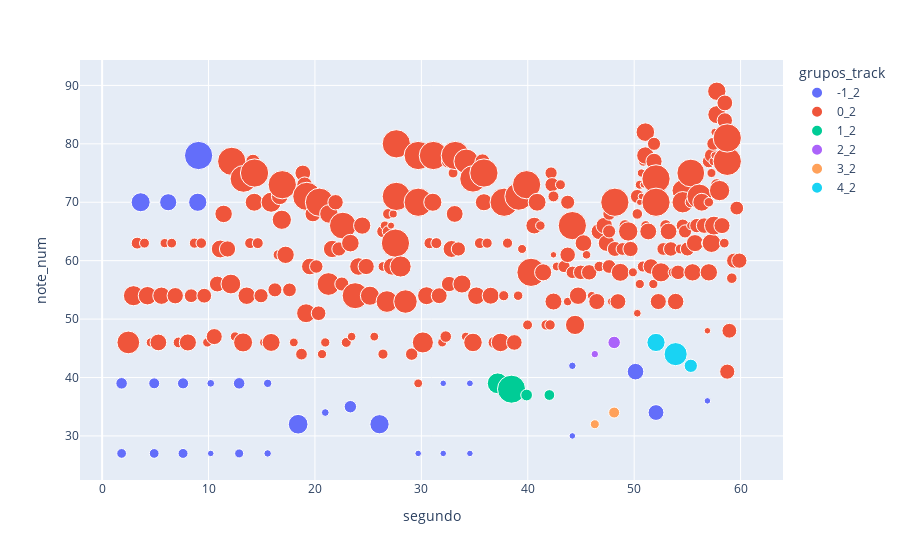

Write notebook code for a chart like this one.
### Code cell
## Poltea las notas en el tiempo

import plotly.express as px

fig = px.scatter(data_frame = tema_df[mask_tiempo_from & mask_tiempo_to], x = "segundo", y = "note_num",
                 size = "duration", color = "grupos_track", opacity = 1, color_discrete_sequence=None)

fig.show()

### Figure 1 — Plotly figure (JSON) as saved in the notebook; plotly's stock layout.template omitted (floating-point values rounded to 4 significant figures; data arrays with more than 128 entries replaced by an {"elided": "..."} marker saying what was removed)
{"data": [{"hovertemplate": "grupos_track=-1_2<br>segundo=%{x}<br>note_num=%{y}<br>duration=%{marker.size}<extra></extra>", "legendgroup": "-1_2", "marker": {"color": "#636efa", "opacity": 1, "size": [31, 22, 84, 28, 22, 68, 29, 23, 77, 185.6, 14, 10, 31, 19, 16, 13, 90, 14, 36, 86, 10, 10, 10, 11, 10, 13, 10, 64, 58, 10], "sizemode": "area", "sizeref": 0.464, "symbol": "circle"}, "mode": "markers", "name": "-1_2", "showlegend": true, "type": "scatter", "x": [1.831, 1.831, 3.62, 4.893, 4.893, 6.209, 7.605, 7.605, 8.986, 9.066, 10.21, 10.21, 12.88, 12.88, 15.56, 15.56, 18.42, 20.97, 23.33, 26.07, 29.7, 32.06, 32.06, 34.56, 34.56, 44.19, 44.19, 50.13, 52.05, 56.88], "xaxis": "x", "y": [39, 27, 70, 39, 27, 70, 39, 27, 70, 78, 39, 27, 39, 27, 39, 27, 32, 34, 35, 32, 27, 39, 27, 39, 27, 42, 30, 41, 34, 36], "yaxis": "y"}, {"hovertemplate": "grupos_track=0_2<br>segundo=%{x}<br>note_num=%{y}<br>duration=%{marker.size}<extra></extra>", "legendgroup": "0_2", "marker": {"color": "#EF553B", "opacity": 1, "size": {"elided": "266 float values"}, "sizemode": "area", "sizeref": 0.464, "symbol": "circle"}, "mode": "markers", "name": "0_2", "showlegend": true, "type": "scatter", "x": {"elided": "266 float values"}, "xaxis": "x", "y": {"elided": "266 int values"}, "yaxis": "y"}, {"hovertemplate": "grupos_track=1_2<br>segundo=%{x}<br>note_num=%{y}<br>duration=%{marker.size}<extra></extra>", "legendgroup": "1_2", "marker": {"color": "#00cc96", "opacity": 1, "size": [101, 183, 32, 27], "sizemode": "area", "sizeref": 0.464, "symbol": "circle"}, "mode": "markers", "name": "1_2", "showlegend": true, "type": "scatter", "x": [37.18, 38.47, 39.89, 42.03], "xaxis": "x", "y": [39, 38, 37, 37], "yaxis": "y"}, {"hovertemplate": "grupos_track=2_2<br>segundo=%{x}<br>note_num=%{y}<br>duration=%{marker.size}<extra></extra>", "legendgroup": "2_2", "marker": {"color": "#ab63fa", "opacity": 1, "size": [13, 36], "sizemode": "area", "sizeref": 0.464, "symbol": "circle"}, "mode": "markers", "name": "2_2", "showlegend": true, "type": "scatter", "x": [46.3, 48.12], "xaxis": "x", "y": [44, 46], "yaxis": "y"}, {"hovertemplate": "grupos_track=3_2<br>segundo=%{x}<br>note_num=%{y}<br>duration=%{marker.size}<extra></extra>", "legendgroup": "3_2", "marker": {"color": "#FFA15A", "opacity": 1, "size": [19, 28], "sizemode": "area", "sizeref": 0.464, "symbol": "circle"}, "mode": "markers", "name": "3_2", "showlegend": true, "type": "scatter", "x": [46.3, 48.12], "xaxis": "x", "y": [32, 34], "yaxis": "y"}, {"hovertemplate": "grupos_track=4_2<br>segundo=%{x}<br>note_num=%{y}<br>duration=%{marker.size}<extra></extra>", "legendgroup": "4_2", "marker": {"color": "#19d3f3", "opacity": 1, "size": [77, 124, 41], "sizemode": "area", "sizeref": 0.464, "symbol": "circle"}, "mode": "markers", "name": "4_2", "showlegend": true, "type": "scatter", "x": [52.05, 53.9, 55.32], "xaxis": "x", "y": [46, 44, 42], "yaxis": "y"}], "layout": {"legend": {"itemsizing": "constant", "title": {"text": "grupos_track"}, "tracegroupgap": 0}, "margin": {"t": 60}, "xaxis": {"anchor": "y", "domain": [0, 1], "title": {"text": "segundo"}}, "yaxis": {"anchor": "x", "domain": [0, 1], "title": {"text": "note_num"}}}}
